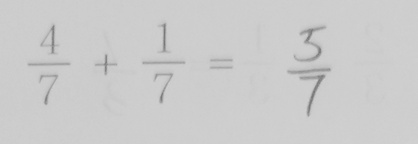
#> input picture temp/newImage0.jpg, 418 x 144 px; its folder holds only this picture in this run
$ python -i process_image.py   (imports and definitions only)   (older library calls are emulated)
#> lines starting #> are read from the running program, lines starting #| are printed output that depends on the picture
'''
File: image.py
Project: utils
File Created: Wednesday, 28th November 2018 4:14:46 pm
Author: xiaofeng (sxf1052566766@163.com)
-----
Last Modified: Saturday, 22nd December 2018 11:59:35 am
Modified By: xiaofeng (sxf1052566766@163.com>)
-----
 2018.06 - 2018 Latex Math, Latex Math
'''

import os
from multiprocessing import Pool

import numpy as np
from PIL import Image
from numpy import random
import cv2
from utils.general import IMG_EXTENSIONS, delete_file, get_files, init_dir, run
import scipy.misc
TIMEOUT = 10


# [204 lines left out: functions get_max_shape, pad_batch_images, greyscale, downsample, padding_img, extract_peek_ranges_from_array and 4 more, not called in this run]


def img_aug(img_path):
    """ Image augumentation for the data loader """
#> called with img_path = '../temp/newImage0.jpg'
    LOW = list(range(20, 70))
    HIEGHT = list(range(70, 100))
    img = cv2.imread(img_path)
#> img is the input picture: shape (144, 418, 3); min 117, max 211, mean 203.4
    h, w, c = img.shape
#> h = 144; w = 418; c = 3
    if np.random.rand()> 0.5:
        # resize img
        _img = img.copy()
        resize_scale = random.randint(60, 105) / 100
        if resize_scale > 1.0:
            res = cv2.resize(_img, None, fx=resize_scale, fy=resize_scale,
                             interpolation=cv2.INTER_CUBIC)
            _h, _w, _ = res.shape
            center = (_w/2, _h/2)
            new_w, new_h = (int(center[0] - w / 2),
                            int(center[0] - w / 2) + w), (int(center[1] - h / 2),
                                                          int(center[1] - h / 2) + h)
            img_roi = res[new_h[0]: new_h[1], new_w[0]: new_w[1], :]
        else:
            res = cv2.resize(_img, None, fx=resize_scale, fy=resize_scale,
                             interpolation=cv2.INTER_AREA)
            _h, _w, _ = res.shape
            img_roi = np.ones(shape=(h, w, c), dtype=img.dtype)*255
            img_roi[int(h/2-_h/2):int(h/2-_h/2)+_h, 0:_w, :] = res
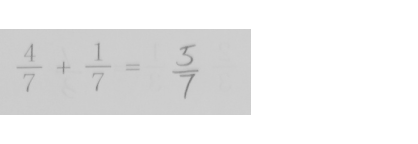
#> img_roi: shape (144, 418, 3); min 126, max 255, mean 236.5
        img = img_roi
        del img_roi
    if np.random.rand() > 0.5:
        # rotate the img
        _img = img.copy()
        rotate = random.randint(0, 50)/100
        M = cv2.getRotationMatrix2D((h / 2, w / 2), rotate, 1)
        dst = cv2.warpAffine(
            src=_img, M=M, dsize=(w, h),
            borderMode=cv2.BORDER_CONSTANT, borderValue=(255, 255, 255))
        img = dst
        del dst

    if np.random.rand() > 0.5:
        # 平移变换
        _img = img.copy()
        v_d = random.randint(0, 15)
        h_d = random.randint(-int(0.2 * h), int(0.2 * h))
#> h_d = -7
        M = np.float32([[1, 0, v_d], [0, 1, h_d]])
#> M = [[1, 0, 3], [0, 1, -7]]
        dst = cv2.warpAffine(
            src=_img, M=M, dsize=(w, h),
            borderMode=cv2.BORDER_CONSTANT, borderValue=(255, 255, 255))
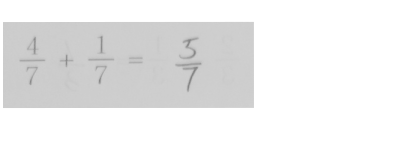
#> dst: shape (144, 418, 3); min 130, max 255, mean 236.5
        img = dst
        del dst
    if np.random.rand() > 0.5:
        # add background for the input image
        _img = img.copy()
        b, g, r = cv2.split(_img)
        _l = random.choice(LOW)
        _h = random.choice(HIEGHT)
        bot_b = random.randint(int(_l), int(_h), size=(h, w))  # 指定生成随机数范围和生成的多维数组大小
        bot_g = random.randint(int(_l), int(_h), size=(h, w))
        bot_r = random.randint(int(_l), int(_h), size=(h, w))
        bottom = cv2.merge([bot_b, bot_g, bot_r])
        bottom = np.asarray(bottom, dtype=_img.dtype)
        alpha = random.randint(30, 100)/100
        beta = 1-alpha
        img_add = cv2.addWeighted(_img, alpha, bottom, beta, 0)
        img = img_add
        del img_add
    if np.random.rand() > 0.7:
        # 增加椒盐噪声
        _img = img.copy()
        SNR = random.randint(90, 99) / 100
        mask = random.choice((0, 1, 2), size=(h, w, 1), p=[SNR, (1 - SNR) / 2., (1 - SNR) / 2.])
        mask = np.repeat(mask, c, axis=-1)     # 按channel 复制到 与img具有相同的shape
        _img[mask == 1] = 255    # 盐噪声
        _img[mask == 2] = 0  # 椒噪声
        img = _img
        del mask, _img
    # NOTE 最后一步在转换为灰度图
    out = cv2.cvtColor(img, cv2.COLOR_BGR2GRAY)

    return out


# [156 lines left out: functions downsample_image, convert_to_png, clean, build_image, build_images, image_process, not called in this run]

>>> result = img_aug('../temp/newImage0.jpg')

$ run again, on temp/newImage1.jpg
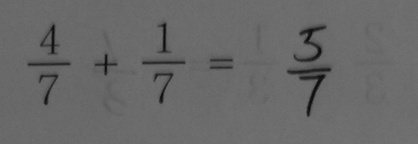
#> input picture temp/newImage1.jpg, 418 x 144 px
#> in img_aug, img is the input picture: shape (144, 418, 3); min 10, max 116, mean 104.6
#> in img_aug, `img_roi[int(h/2-_h/2):int(h/2-_h/2)+_h, 0:_w, :] = res`:
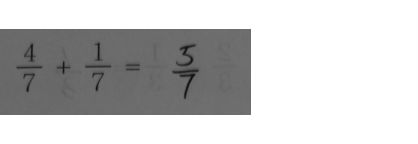
#> img_roi: shape (144, 418, 3); min 17, max 255, mean 201
#> in img_aug, `dst = cv2.warpAffine( src=_img, M=M, dsize=(w, h), borderMode=cv2.BORD..`:
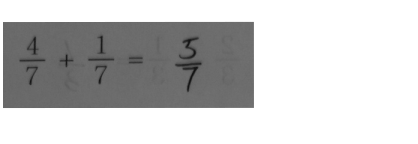
#> dst: shape (144, 418, 3); min 18, max 255, mean 201.1
